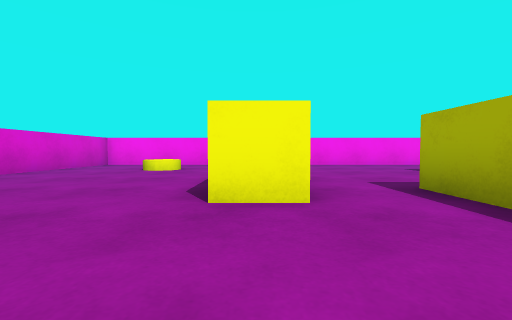
[1] (above)

16 first-person views from a walk through a 3-D level made in the Unity game engine. The camera is 0.51 m above the floor, tilts 2° down and sees 90° across. The floor is counted in squares, 1 m on a side. Each view is taken from the middle of a square. On the plan, view 1 faces up. The plan holds only what a view shows up to about 9 squares ahead; the rest is blank. The player character is not drawn.

[2]
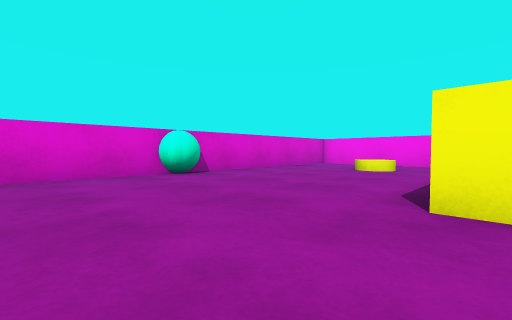

[3]
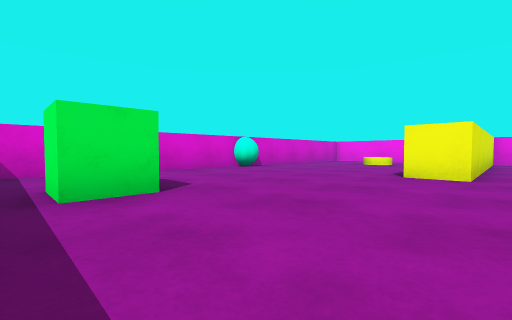

[4]
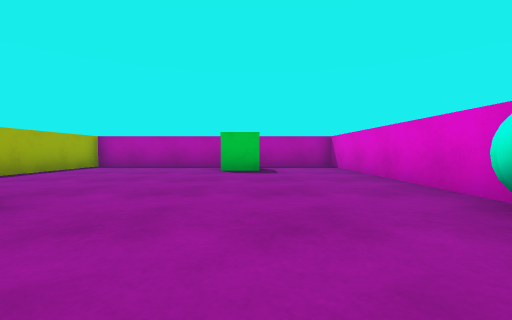

[5]
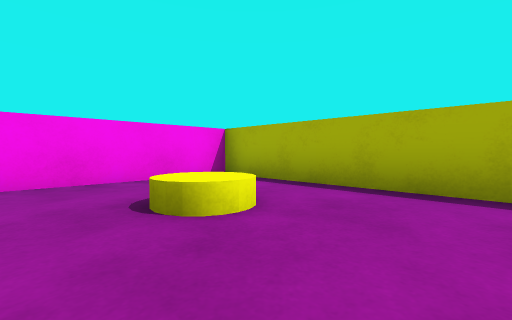

[6]
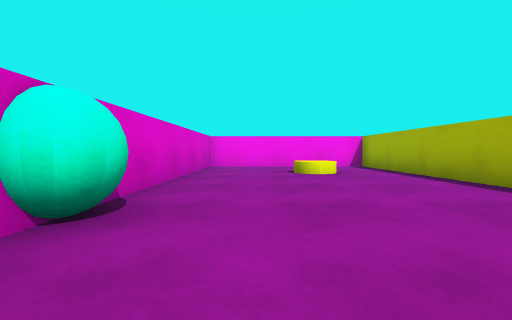

[7]
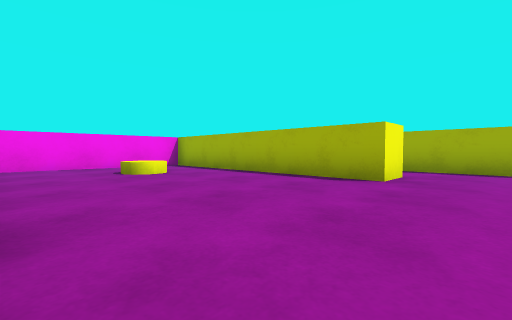

[8]
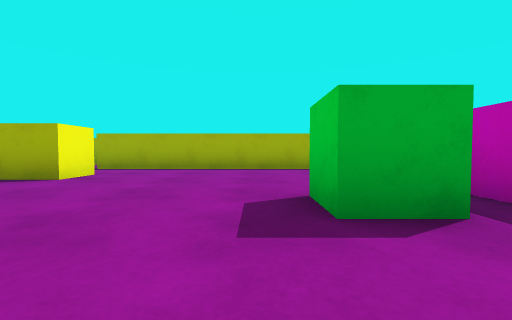

[9]
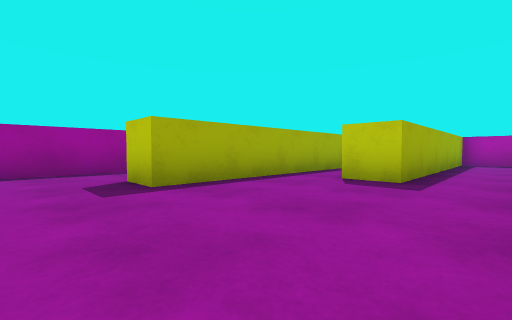

[10]
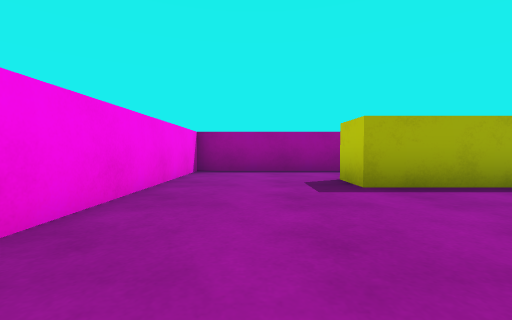

[11]
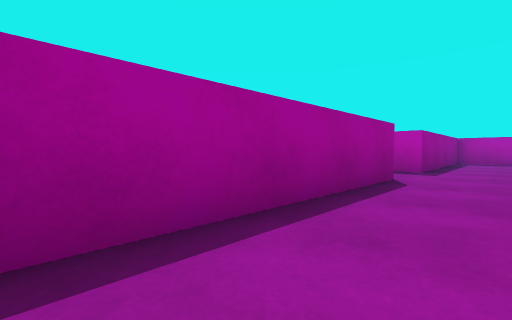

[12]
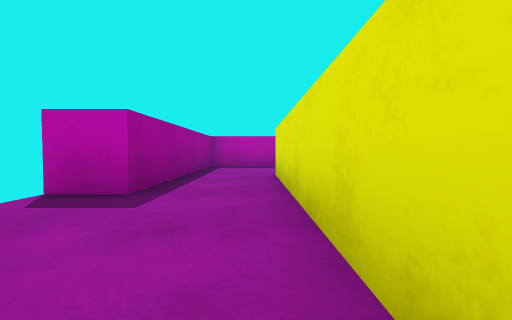

[13]
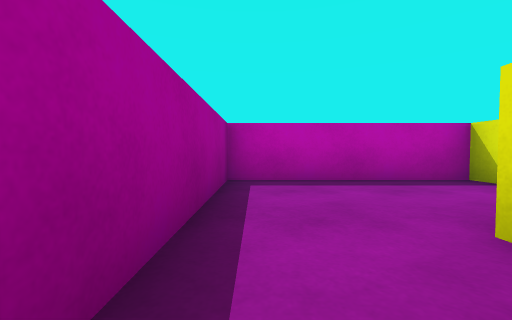

[14]
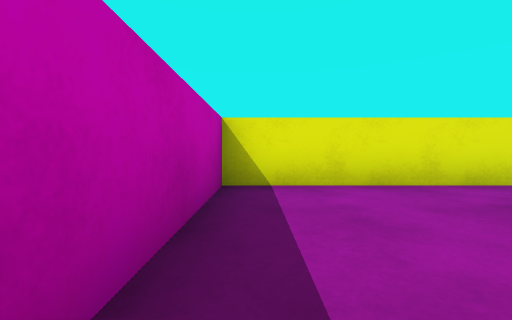

[15]
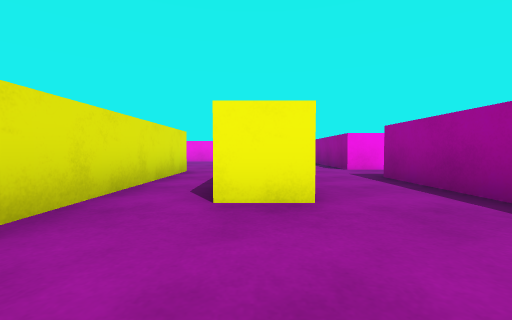

[16]
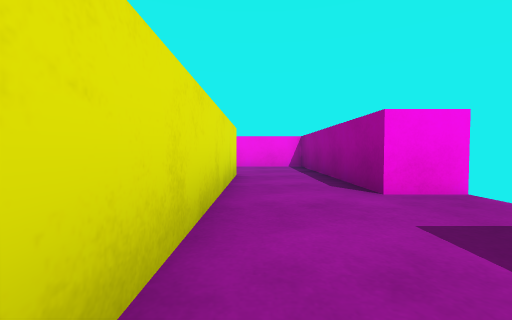

### Floor plan
Ten units are one square. View 1 is at (0, 0); x grows to the right and y downward. Boxes are objects, and circles mark ways between rooms. Rooms are numbered by the first view taken in them; rooms with no view inside come last. Other rooms are left out.
<svg viewBox="-60 -100 151 140">
<path fill="none" stroke="#000" d="M5 -25 -5 -25 -5 -95 -55 -95 -55 35 22 35 22 -25M22 -25 22 -35 32 -35 32 35 75 35 75 -20 85 -20M46 -8 46 -65 56 -65 56 5 45 5M86 -40 75 -40 75 -95 5 -95 5 -25"/>
<rect x="-55" y="-35" width="10" height="10" fill="#bbb"><title>ball</title></rect>
<rect x="-35" y="15" width="20" height="10" fill="#bbb"><title>green cube</title></rect>
<rect x="-35" y="-75" width="10" height="10" fill="#bbb"><title>yellow cylinder</title></rect>
<circle cx="10" cy="-30" r="3" fill="#2a7"/>
<text x="-20" y="-20">1</text>
<text x="40" y="-40">2</text>
</svg>
Room 1 opens to room 2.

Where each view was taken, in squares from view 1:
view 1: 0 up, 0 right, facing up
view 2: 0 up, 0 right, facing up-left
view 3: 3 down, 1 right, facing up-left
view 4: 5 up, 3 left, facing down
view 5: 5 up, 4 left, facing up-right
view 6: 1 up, 4 left, facing up
view 7: 1 up, 5 left, facing up-right
view 8: 1 down, 5 left, facing right
view 9: 8 up, 1 right, facing down-right
view 10: 8 up, 1 right, facing right
view 11: 9 up, 6 right, facing down-right
view 12: 5 up, 6 right, facing down
view 13: 1 up, 7 right, facing down
view 14: 3 down, 7 right, facing left
view 15: 3 down, 5 right, facing up
view 16: 1 up, 6 right, facing up
